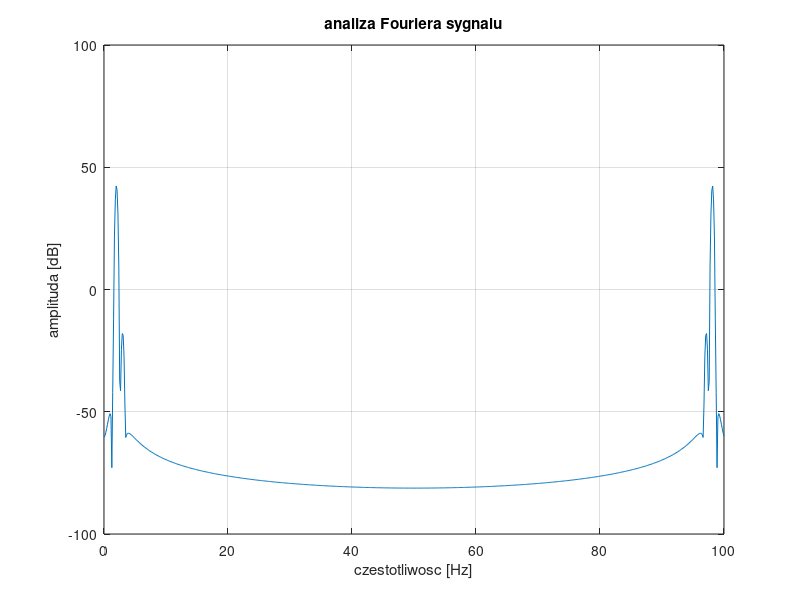
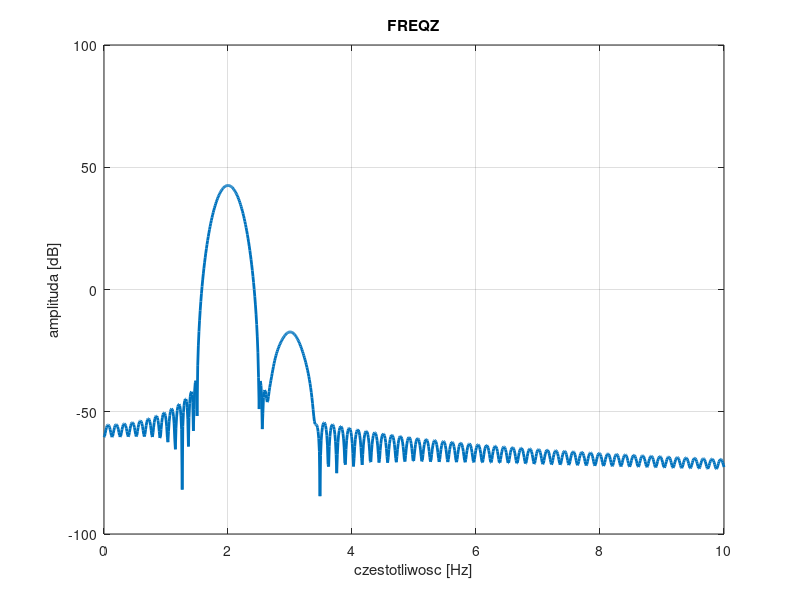

Recreate these plots in MATLAB, in order.
%przyk�ad doboru parametrow okna Kaisera dla analizy cz�stotliwo�ciowej o
%rozdzielczo�ci cz�stotliwo�ciowej Df i amplitudowej Da = 60 dB
clear all; close all;

Df = 1;  	%Hz
Da = 60;	%dB
fp = 100; 	%Hz
Asl = Da+20; 	%+20dB zapasu
Dml = 2*pi*(Df/fp); %unormowanie i przeliczenie z Hz na rad

if(Asl < 13.26)
	Beta = 0;	
elseif(Asl < 60 )
	Beta = 0.76609*(Asl - 13.26)^0.4 + 0.09834*(Asl - 13.26);
else
	Beta = 0.12438*(Asl + 6.3);
end

N = floor(24*pi*(Asl+12)/(155*Dml))+1
h = kaiser(N, Beta)'; %h = h/(h*h');
%h = blackman(N)';
%h = boxcar(N)';
%h = hamming(N)';

f1 = 2;
f2 = f1+1;
n = 0:N-1;
x = sin(2*pi*f1/fp*n) + 0.001*cos(2*pi*f2/fp*n);
	
X = fft(x .* h);
W = linspace(0,fp,length(X));
X = 20*log10(abs(X));
figure;
plot(W, X); grid on; title('analiza Fouriera sygnalu'); xlabel('czestotliwosc [Hz]'); ylabel('amplituda [dB]');

W = linspace(0,10,1000); %tylko cz�stotliwo�ci z wybranego zakresu, 1000 punkt�w
X = freqz(x.*h, 1, W, fp);
X = 20*log10(abs(X));
figure;
plot(W, X, 'LineWidth', 2); grid on; title('FREQZ'); xlabel('czestotliwosc [Hz]'); ylabel('amplituda [dB]');
